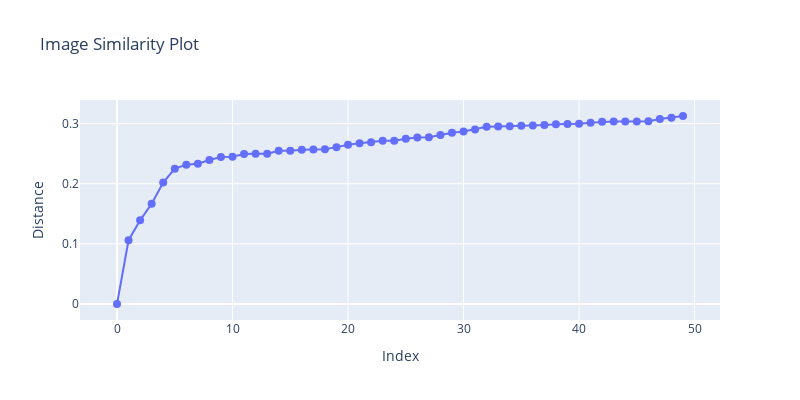

The notebook cell this image was saved under:
### Code cell
# Extract data for plot
indices = list(range(len(results)))
distances = [dist for _, dist in results]

# Create scatter plot with simpler hover text
fig = go.Figure(data=go.Scatter(
    x=indices,
    y=distances,
    mode='lines+markers',
    marker=dict(size=8),
    text=[f'Index: {i}<br>Hash: {hash_val}<br>Distance: {dist:.4f}' 
          for i, (hash_val, dist) in enumerate(results)],
    hovertemplate='%{text}<extra></extra>'
))

fig.update_layout(
    title='Image Similarity Plot',
    xaxis_title='Index',
    yaxis_title='Distance',
    width=800,
    height=400,
    showlegend=False
)

# Display plot
fig.show()

# Create grid of thumbnails below the plot
html = ['<div style="display: flex; flex-wrap: wrap; gap: 10px;">']

for i, (hash_val, dist) in enumerate(results):
    source = get_hash_source(hash_val)
    if source is None:
        continue

    img_html = get_image_html(source, size=(150, 210))
    item_html = f"""
    <div style='text-align: center; border: 1px solid #ddd; padding: 5px;'>
        {img_html}
        <br>
        <small>Index: {i}</small><br>
        <small>Distance: {dist:.4f}</small><br>
        <small>Hash: {hash_val}</small>
        <small>{'(Mask)' if source['type'] == 'mask' else ''}</small>
    </div>
    """
    html.append(item_html)

html.append('</div>')
display(HTML(''.join(html)))

### Figure 1 — Plotly figure (JSON) as saved in the notebook; plotly's stock layout.template omitted (floating-point values rounded to 4 significant figures)
{"data": [{"hovertemplate": "%{text}<extra></extra>", "marker": {"size": 8}, "mode": "lines+markers", "text": ["Index: 0<br>Hash: a136fea9dff98d72dc7ee953d083817e<br>Distance: 0.0000", "Index: 1<br>Hash: dd0fb509d5ca6cbe07e5e618168ce63b<br>Distance: 0.1060", "Index: 2<br>Hash: f8c10820632963cca58a7be014cbee89<br>Distance: 0.1391", "Index: 3<br>Hash: c527e447118e7b4a7f3bd7d94862fb97<br>Distance: 0.1667", "Index: 4<br>Hash: 58b0a579134b12ed6b528d383f6376e6<br>Distance: 0.2020", "Index: 5<br>Hash: a61fe441ff6dfcc697d898f6e7f9c325<br>Distance: 0.2249", "Index: 6<br>Hash: 410efb7da7a747cf6d07e6a687e8bdf3<br>Distance: 0.2316", "Index: 7<br>Hash: ff43b236839467c0fc126bb523236c0b<br>Distance: 0.2330", "Index: 8<br>Hash: 6666956892e36909a91dff331d1778d1<br>Distance: 0.2395", "Index: 9<br>Hash: a1d147c5e8e014f85ab89f7fbb1f9f46<br>Distance: 0.2442", "Index: 10<br>Hash: eef17deb177de24107cb4a1078ebc4e2<br>Distance: 0.2448", "Index: 11<br>Hash: d3d92db074a038bd1ab01896222b6fef<br>Distance: 0.2492", "Index: 12<br>Hash: 5e839e9ba9f4245af0b98617301af101<br>Distance: 0.2497", "Index: 13<br>Hash: ef4db136b95827e0a92ea6112afb1cf2<br>Distance: 0.2499", "Index: 14<br>Hash: 04bcc07f149cac3f78fb0db02cbac539<br>Distance: 0.2547", "Index: 15<br>Hash: 8edd928a21a572ed3525ba3a171b626b<br>Distance: 0.2549", "Index: 16<br>Hash: a8f26e74c4a660659f4dffbac78a1231<br>Distance: 0.2562", "Index: 17<br>Hash: f30e4a663e52e7861f176ac9b1124f1b<br>Distance: 0.2568", "Index: 18<br>Hash: 4f88206fd69f3a182eaf43c138d1d89f<br>Distance: 0.2571", "Index: 19<br>Hash: 905d6d17bb29657ac4486ed1e9d8d056<br>Distance: 0.2608", "Index: 20<br>Hash: a251e95b40ae7c17085b908a98ffcbb9<br>Distance: 0.2647", "Index: 21<br>Hash: d749cc1d6b2fe588f18acacd5106246d<br>Distance: 0.2671", "Index: 22<br>Hash: 495d406bec0da3fa88d6c572d51e76f0<br>Distance: 0.2691", "Index: 23<br>Hash: 47a443dd5c7d6a6a5bbd9c7c98e1ff7c<br>Distance: 0.2714", "Index: 24<br>Hash: c0b85a444c7ba00d5a1ad0b21df83e0f<br>Distance: 0.2715", "Index: 25<br>Hash: 86012f76dc337c35cd1ece9718676001<br>Distance: 0.2749", "Index: 26<br>Hash: a23a163639091a09f981ddab860bc662<br>Distance: 0.2766", "Index: 27<br>Hash: 9acaae3f985bd4c3adedad04f2503a3b<br>Distance: 0.2774", "Index: 28<br>Hash: 16c4d52cb5e9c91c1113106fdb15e78b<br>Distance: 0.2810", "Index: 29<br>Hash: c7bc45d144c1a402be5941fabdcb3e8f<br>Distance: 0.2849", "Index: 30<br>Hash: 4377af0a1156006bd6b977484bd72ae5<br>Distance: 0.2869", "Index: 31<br>Hash: 4f6c88d8181bca59445010efea459707<br>Distance: 0.2903", "Index: 32<br>Hash: 770d70fa5f6a2a33d379a3d67db376d8<br>Distance: 0.2947", "Index: 33<br>Hash: 57674e993b8d4e0eb6aac9e1e07ce332<br>Distance: 0.2951", "Index: 34<br>Hash: 929f6b4a5b568c407bdbe16d3854d5fb<br>Distance: 0.2954", "Index: 35<br>Hash: 682701edab87aefd2c4cb934821f36f8<br>Distance: 0.2965", "Index: 36<br>Hash: b1f86cae559e8368b6c65a13c58297e1<br>Distance: 0.2966", "Index: 37<br>Hash: 994dba056e91aa6f1f1b80ddfe236b08<br>Distance: 0.2978", "Index: 38<br>Hash: 08b1dcd31baf3e12b193a6b3934257c5<br>Distance: 0.2989", "Index: 39<br>Hash: 613b35e69c4647f6354d8a763b51a249<br>Distance: 0.2993", "Index: 40<br>Hash: e784be862f741b105749bbc46fab2173<br>Distance: 0.2996", "Index: 41<br>Hash: 5c39ba5d3b2da8d9b2f73446c1a7ce7d<br>Distance: 0.3015", "Index: 42<br>Hash: abc875443fab59e7054ea3aa372460bd<br>Distance: 0.3030", "Index: 43<br>Hash: ae333b7e321ca8f8718f1644c89f03d0<br>Distance: 0.3033", "Index: 44<br>Hash: cac789ce349f0fdd707cb554e7b2fd4b<br>Distance: 0.3034", "Index: 45<br>Hash: df0c1515932d873a923766ad243cab80<br>Distance: 0.3036", "Index: 46<br>Hash: 2269cd4e5b334ef217d7aa7dfd776f5b<br>Distance: 0.3040", "Index: 47<br>Hash: a24d876ed8b77986cbbedf18a3ef6ded<br>Distance: 0.3075", "Index: 48<br>Hash: 4f94967a3099adf47d435b275186d5f4<br>Distance: 0.3095", "Index: 49<br>Hash: 7f7508f2f00872769bf483477113c5a0<br>Distance: 0.3125"], "type": "scatter", "x": [0, 1, 2, 3, 4, 5, 6, 7, 8, 9, 10, 11, 12, 13, 14, 15, 16, 17, 18, 19, 20, 21, 22, 23, 24, 25, 26, 27, 28, 29, 30, 31, 32, 33, 34, 35, 36, 37, 38, 39, 40, 41, 42, 43, 44, 45, 46, 47, 48, 49], "y": [0, 0.106, 0.1391, 0.1667, 0.202, 0.2249, 0.2316, 0.233, 0.2395, 0.2442, 0.2448, 0.2492, 0.2497, 0.2499, 0.2547, 0.2549, 0.2562, 0.2568, 0.2571, 0.2608, 0.2647, 0.2671, 0.2691, 0.2714, 0.2715, 0.2749, 0.2766, 0.2774, 0.281, 0.2849, 0.2869, 0.2903, 0.2947, 0.2951, 0.2954, 0.2965, 0.2966, 0.2978, 0.2989, 0.2993, 0.2996, 0.3015, 0.303, 0.3033, 0.3034, 0.3036, 0.304, 0.3075, 0.3095, 0.3125]}], "layout": {"height": 400, "showlegend": false, "title": {"text": "Image Similarity Plot"}, "width": 800, "xaxis": {"title": {"text": "Index"}}, "yaxis": {"title": {"text": "Distance"}}}}
